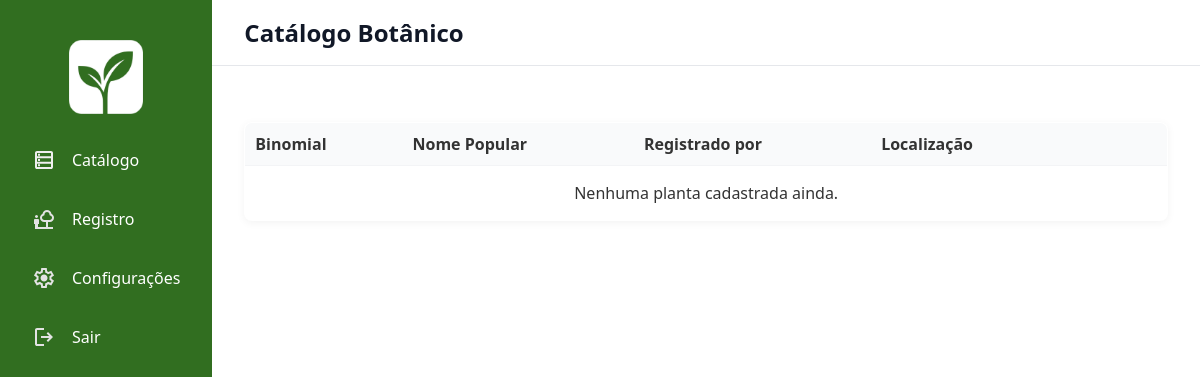
Before: /catalog/ (signed in) with the older database file.
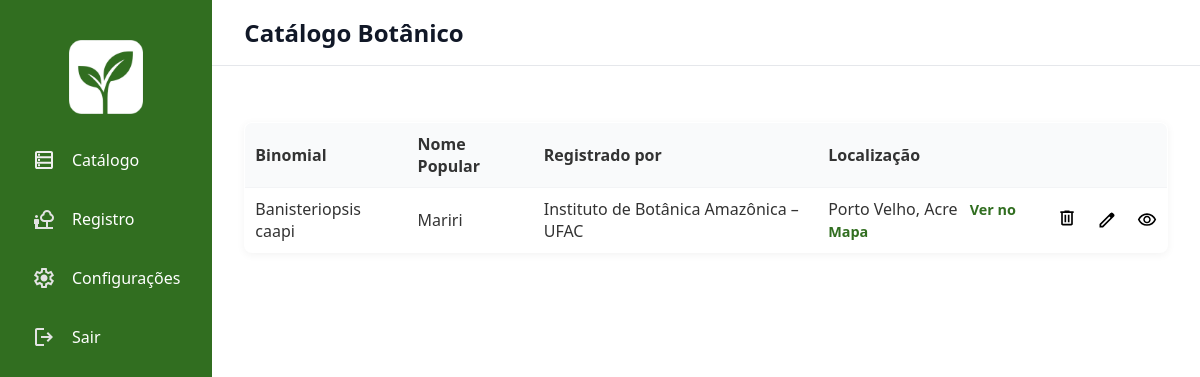
After: the same page with the newer database file.
### apps/core/models.py (models this page shows, shortened)
class BotanicalRegister(models.Model):
    binomial = models.CharField(max_length=250)
    common_name = models.CharField(max_length=250)
    botanical_family = models.CharField(max_length=250)
    genus = models.CharField(max_length=250)
    species = models.CharField(max_length=250)
    author = models.CharField(max_length=250)
    height = models.FloatField()
    diameter = models.FloatField()
    stem_type = models.CharField(max_length=MAX_LENGHT, choices=StemType.choices, default=StemType.UNKNOWN)
    leaf_type = models.CharField(max_length=MAX_LENGHT, choices=LeafType.choices, default=LeafType.UNKNOWN)
    flower_type = models.CharField(max_length=MAX_LENGHT, choices=FlowerType.choices, default=FlowerType.UNKNOWN)
    flowering_period = models.CharField(max_length=MAX_LENGHT, choices=FloweringPeriod.choices, default=FloweringPeriod.UNKNOWN)
    fruit_type = models.CharField(max_length=MAX_LENGHT, choices=FruitType.choices, default=FruitType.UNKNOWN)
    fruiting_period = models.CharField(max_length=MAX_LENGHT, choices=FruitingPeriod.choices, default=FruitingPeriod.UNKNOWN)
    morphological_observations = models.TextField(blank=True, null=True)
    soil_type = models.CharField(max_length=MAX_LENGHT, choices=SoilType.choices, default=SoilType.UNKNOWN)
    soil_pH = models.FloatField()
    moisture = models.CharField(max_length=MAX_LENGHT, choices=MoistureLevel.choices, default=MoistureLevel.UNKNOWN)
    lighting = models.CharField(max_length=MAX_LENGHT, choices=LightExposure.choices, default=LightExposure.UNKNOWN)
    temperature= models.FloatField()
    climate = models.CharField(max_length=MAX_LENGHT, choices=PredominantClimate.choices, default=PredominantClimate.UNKNOWN)
    water_requirement = models.CharField(max_length=MAX_LENGHT, choices=WaterRequirement.choices, default=WaterRequirement.UNKNOWN)
    watering_frequency = models.CharField(max_length=MAX_LENGHT, choices=WateringFrequency.choices, default=WateringFrequency.UNKNOWN)
    fertilization_type = models.CharField(max_length=MAX_LENGHT, choices=FertilizationType.choices, default=FertilizationType.NONE)
    need_for_pruning = models.BooleanField(default=False)
    susceptibility = models.TextField(blank=True, null=True)
    cultivation_notes = models.TextField(blank=True, null=True)
    country = models.CharField(max_length=100)
    state_province = models.CharField(max_length=100)
    city = models.CharField(max_length=100)
    specific_location = models.TextField(blank=True, null=True)
    latitude = models.FloatField()
    longitude = models.FloatField()
    altitude_meters = models.FloatField(blank=True, null=True)
    biome = models.CharField(max_length=100, blank=True, null=True)
    ecosystem = models.CharField(max_length=150, blank=True, null=True)
    registration_date = models.DateField(auto_now_add=True)
    planting_date = models.DateField(blank=True, null=True)
    collection_date = models.DateField(blank=True, null=True)
    origin = models.CharField(max_length=100, blank=True, null=True)
    collection_number = models.CharField(max_length=100, blank=True, null=True)
    registered_by = models.CharField(max_length=150)
    general_image = models.ImageField(upload_to='plants/general/', null=True, blank=True)
    stem_image = models.ImageField(upload_to='plants/stem/', null=True, blank=True)
    leaf_image = models.ImageField(upload_to='plants/leaf/', null=True, blank=True)
    flower_image = models.ImageField(upload_to='plants/flower/', null=True, blank=True)
    fruit_image = models.ImageField(upload_to='plants/fruit/', null=True, blank=True)

### apps/core/views.py (the view)
# urls.py: path('catalog/', views.read, name='catalog'),
@never_cache
@login_required
def read(request):
    botanicals = BotanicalRegister.objects.all()
    return render(request, 'core/catalog.html', {'botanicals': botanicals})

### templates/core/catalog.html (shortened to what this page needs)
{% load static %}
<!DOCTYPE html>
<html lang="pt-br">
<head>
    <link rel="stylesheet" href="{% static 'css/core.css' %}" />
    <link rel="stylesheet" href="{% static 'css/global.css' %}" />
    <link rel="stylesheet" href="{% static 'css/catalog.css' %}" />
</head>
<body>
    <aside>
        <img class="logo" src="{% static 'assets/geoplant_w.png' %}" alt="Logo Geo Plant" width="90" height="90" />
        <a href="{% url 'catalog' %}"><img src="{% static 'svg/home.svg' %}" alt="home" />Catálogo</a>
        <a href="{% url 'create_botanical' %}"><img src="{% static 'svg/register_botanic.svg' %}"
                alt="registrar" />Registro</a>
        <a href="#"><img src="{% static 'svg/settings.svg' %}" alt="Configurações" />Configurações</a>
        <a href="{% url 'login' %}"><img src="{% static 'svg/logout.svg' %}" alt="Sair" />Sair</a>
    </aside>
    <div class="main">
        <header>
            <h1>Catálogo Botânico</h1>
        </header>
        <div class="content">
            <table class="no-vertical-lines" border="1" cellpadding="0" cellspacing="0" role="grid"
                aria-label="Catálogo botânico">
                <thead>
                    <tr>
                        <th>Binomial</th>
                        <th>Nome Popular</th>
                        <th>Registrado por</th>
                        <th>Localização</th>
                        <th aria-label="Excluir"></th>
                        <th aria-label="Editar"></th>
                        <th aria-label="Visualizar"></th>
                    </tr>
                </thead>
                <tbody>
                    {% for bot in botanicals %}
                    <tr>
                        <td data-label="Binomial">{{ bot.binomial }}</td>
                        <td data-label="Nome Popular">{{ bot.common_name }}</td>
                        <td data-label="Registrado por">{{ bot.registered_by }}</td>
                        <td data-label="Localização">
                            {{ bot.city }}, {{ bot.state_province }}
                            <a href="https://www.google.com/maps?q={{ bot.latitude }},{{ bot.longitude }}"
                                target="_blank" rel="noopener" class="map-link">
                                Ver no Mapa
                            </a>
                        </td>
                        <td data-label="Excluir">
                            <form method="POST" action="{% url 'delete' bot.id %}">
                                <button type="submit" style="background:none; border:none; padding:0;">
                                    <img class="crud" src="{% static 'svg/delete.svg' %}" alt="Excluir" />
                                </button>
                            </form>
                        </td>
                        <td data-label="Editar">
                            <a href="{% url 'update' bot.id %}">
                                <img class="crud" src="{% static 'svg/edit.svg' %}" alt="Editar" />
                            </a>
                        </td>
                        <td data-label="Visualizar">
                            <a href="{% url 'view' bot.id %}">
                                <img class="crud" src="{% static 'svg/eye.svg' %}" alt="Visualizar" />
                            </a>
                        </td>
                    </tr>
                    {% empty %}
                    <tr>
                        <td colspan="7" style="text-align:center; padding: 1rem;">
                            Nenhuma planta cadastrada ainda.
                        </td>
                    </tr>
                    {% endfor %}
                </tbody>
            </table>
        </div>
    </div>
</body>
</html>

Changed rows visible on the page:
added BotanicalRegister: binomial "Banisteriopsis caapi", common_name "Mariri", registered_by "Instituto de Botânica Amazônica – UFAC", city "Porto Velho", state_province "Acre"
Other visible differences:
text no longer shown: "Nenhuma planta cadastrada ainda."
